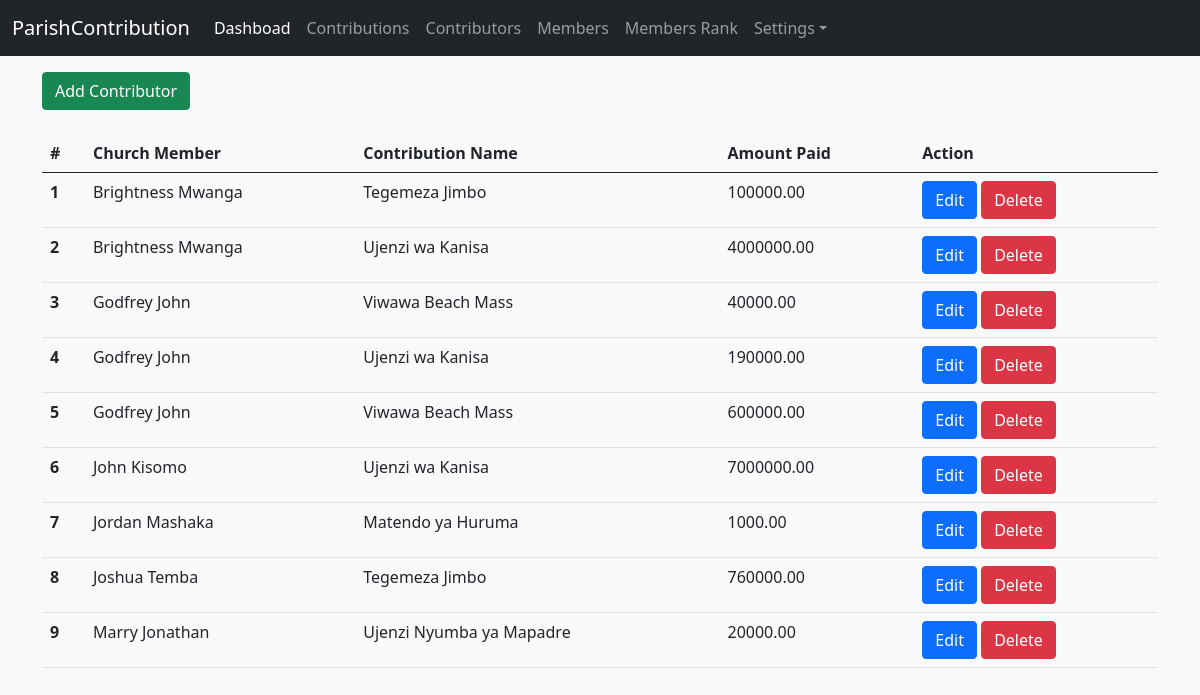
Page /list-contributors/ (signed in) on the committed database.
### contribution/models.py (models this page shows, shortened)
class Contributor(models.Model):
    contributor_name = models.ForeignKey(ChurchMember, on_delete=models.CASCADE)
    contribution = models.ForeignKey(Contribution, on_delete=models.CASCADE)
    amount_paid = models.DecimalField(max_digits=19, decimal_places=2)
    class Meta:
        ordering = ["contributor_name","amount_paid"]

class ChurchMember(models.Model):
    first_name = models.CharField(max_length=100,)
    middle_name = models.CharField(max_length=100)
    last_name = models.CharField(max_length=100)
    age = models.IntegerField(null=True)
    gender = models.CharField(max_length=2)
    address = models.TextField()
    class Meta:
        ordering = ["first_name"]

class Contribution(models.Model):
    contribution_name = models.CharField(max_length=200)
    contribution_details = models.TextField()
    contribution_targeted_amount = models.DecimalField(max_digits=19, decimal_places=2)
    class Meta:
        ordering = ["contribution_name","contribution_targeted_amount"]

### contribution/views.py (the view)
# urls.py: path('list-contributors/', views.retrieveContributor, name='contributors'),
@login_required(login_url='login')
def retrieveContributor(request):
    contributors = Contributor.objects.all()
    contributions = Contribution.objects.all()
    members =ChurchMember.objects.all()
    context = {
        'contributors':contributors,
        'contributions':contributions,
        'members':members
    }
    return render(request, 'pages/contributor.html',context)

### templates/pages/contributor.html (shortened to what this page needs)
{% extends 'base.html' %}
{% load static %}
{% block content %}
<button type="button" class="btn btn-success mt-3" data-bs-toggle="modal" data-bs-target="#addModal">
    Add Contributor
</button>
<table class="table mt-4">
    <thead>
        <tr>
            <th scope="col">#</th>
            <th scope="col">Church Member</th>
            <th scope="col">Contribution Name</th>
            <th scope="col">Amount Paid</th>
            <th scope="col">Action</th>
        </tr>
    </thead>
    <tbody>
        {% for contributor  in contributors %}
        <tr>
            <th scope="row">{{forloop.counter}}</th>
            <td>{{contributor.contributor_name.first_name|add:' '|add:contributor.contributor_name.last_name}}</td>
            <td>{{contributor.contribution.contribution_name}}</td>
            <td>{{contributor.amount_paid}}</td>
            <td>
                <a class="btn btn-primary" href="{% url 'edit-contributor' contributor.id %}" role="button">Edit</a>
                <a class="btn btn-danger" href="{% url 'delete-contributor' contributor.id %}" role="button">Delete</a>
            </td>
        </tr>
        {% endfor %}
    </tbody>
</table>
{% endblock content %}

### parishcontribution/static/css/dashboad.css (style rules this page uses)
html, body { overflow-x: hidden; }
body { padding-top: 56px; }

### rows in the picture
Contributor: contributor_name.first_name|add "Brightness Mwanga", contribution.contribution_name "Tegemeza Jimbo", amount_paid "100000.00"
Contributor: contributor_name.first_name|add "Brightness Mwanga", contribution.contribution_name "Ujenzi wa Kanisa", amount_paid "4000000.00"
Contributor: contributor_name.first_name|add "Godfrey John", contribution.contribution_name "Viwawa Beach Mass", amount_paid "40000.00"
Contributor: contributor_name.first_name|add "Godfrey John", contribution.contribution_name "Ujenzi wa Kanisa", amount_paid "190000.00"
Contributor: contributor_name.first_name|add "Godfrey John", contribution.contribution_name "Viwawa Beach Mass", amount_paid "600000.00"
Contributor: contributor_name.first_name|add "John Kisomo", contribution.contribution_name "Ujenzi wa Kanisa", amount_paid "7000000.00"
Contributor: contributor_name.first_name|add "Jordan Mashaka", contribution.contribution_name "Matendo ya Huruma", amount_paid "1000.00"
Contributor: contributor_name.first_name|add "Joshua Temba", contribution.contribution_name "Tegemeza Jimbo", amount_paid "760000.00"
Contributor: contributor_name.first_name|add "Marry Jonathan", contribution.contribution_name "Ujenzi Nyumba ya Mapadre", amount_paid "20000.00"
